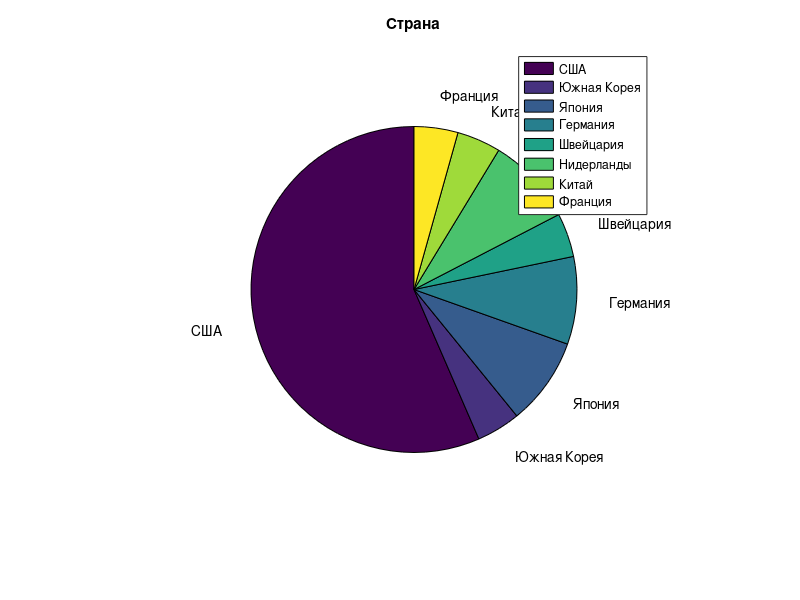

Reproduce this figure in MATLAB.
pie([0.5652173913043478, 0.043478260869565216, 0.08695652173913043, 0.08695652173913043, 0.043478260869565216, 0.08695652173913043, 0.043478260869565216, 0.043478260869565216],{'США', 'Южная Корея', 'Япония', 'Германия', 'Швейцария', 'Нидерланды', 'Китай', 'Франция'})
legend({'США', 'Южная Корея', 'Япония', 'Германия', 'Швейцария', 'Нидерланды', 'Китай', 'Франция'})
title('Страна')
pause